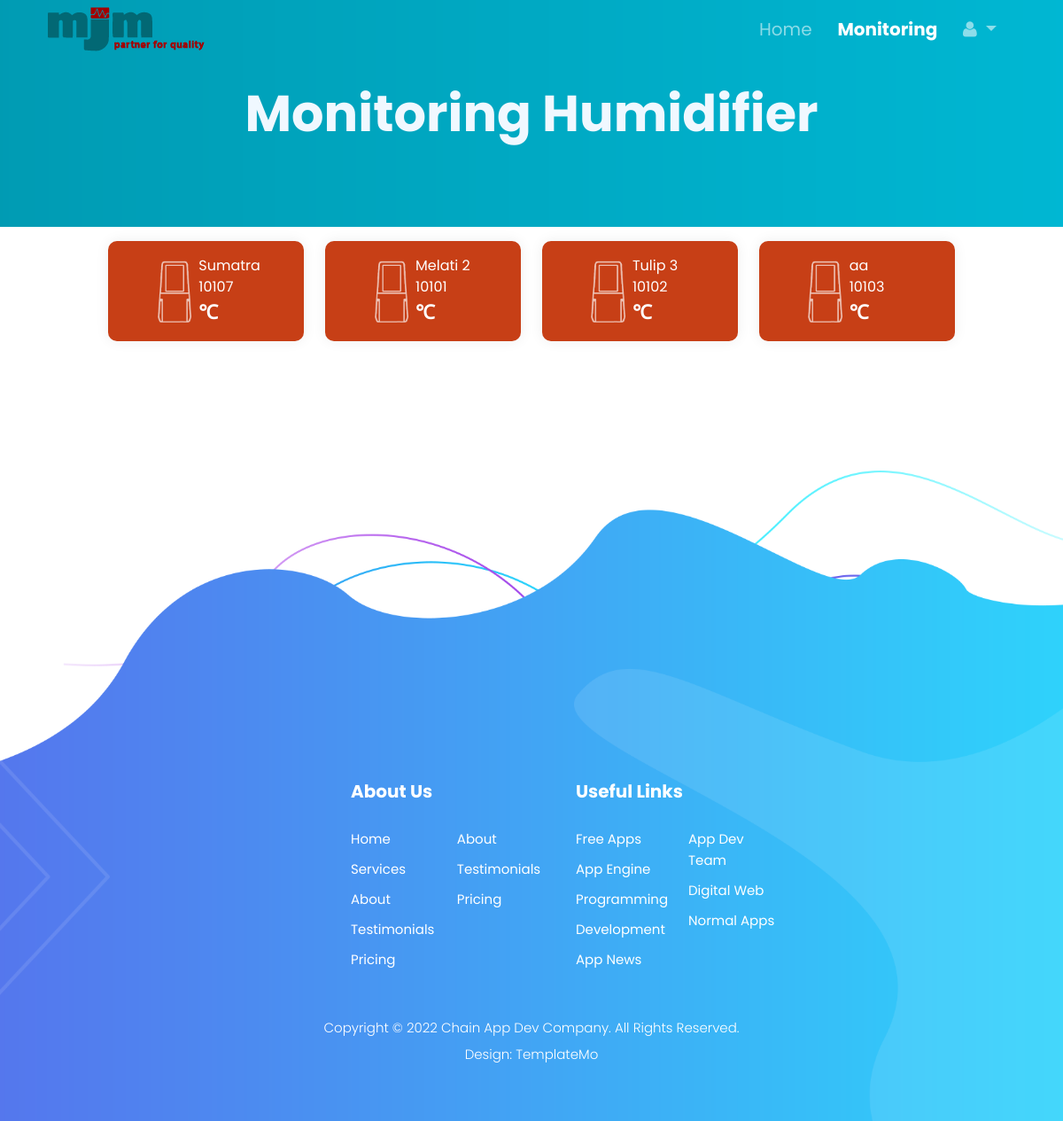
The app's page /monitoring/ (signed in), older data.
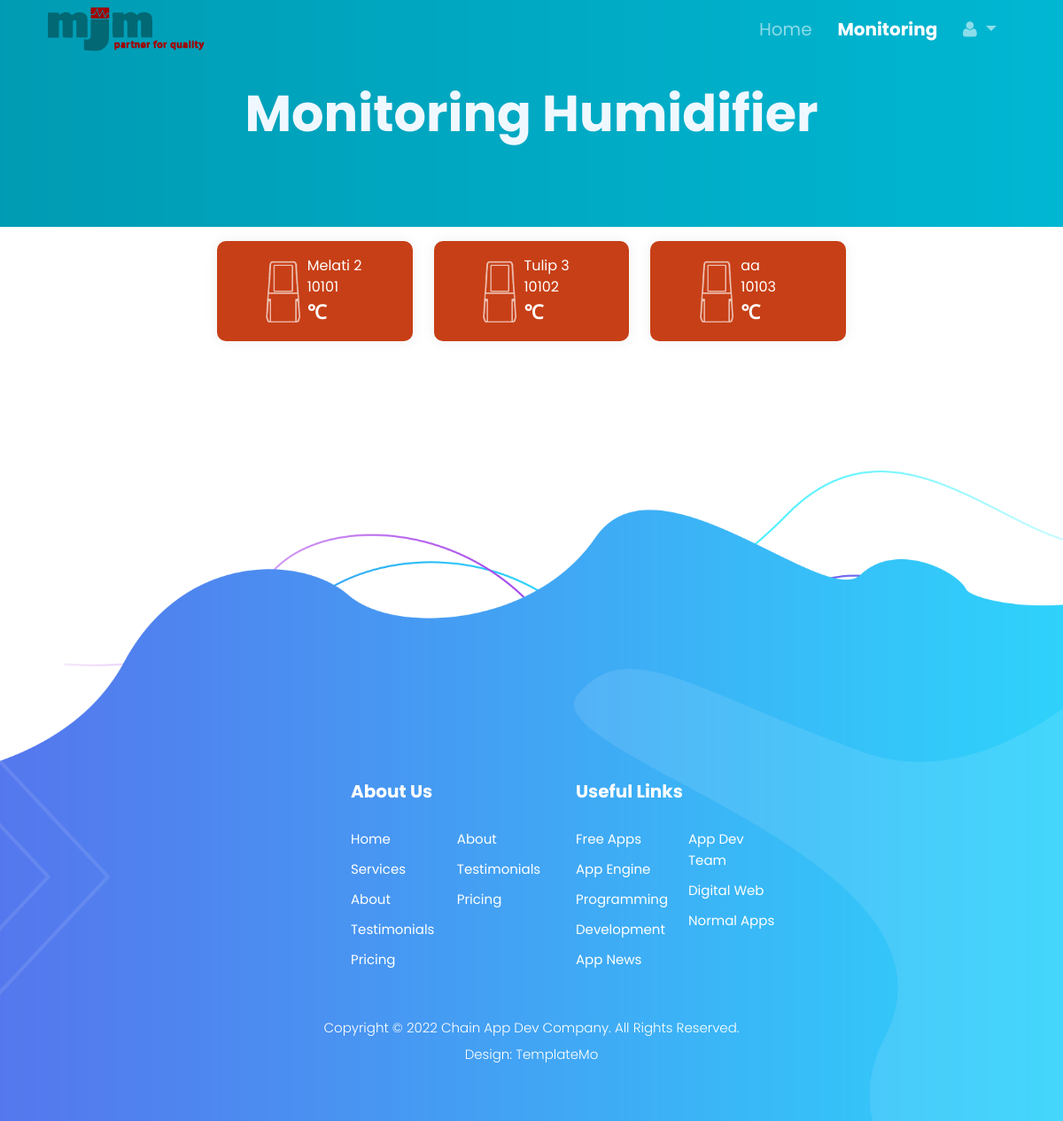
The same page, newer data.
### apps/models.py (models this page shows, shortened)
class ClientDevice(models.Model):
    deviceID = models.IntegerField(null=True, default=0)
    clientAccount = models.ForeignKey(ClientAccount, on_delete=models.CASCADE, null=True)
    status = models.BooleanField(default=False)
    deviceRoom = models.CharField(max_length=16, blank=True)
    date_joined = models.DateTimeField(auto_now_add=True)

### apps/views.py (the view, shortened to what this page needs)
# urls.py: path('monitoring/', Monitoring.as_view(context='monitoring-list')),
class Monitoring(View):
    context = ''
    def get(self, req, deviceID=None):
        if (req.user.is_authenticated):
            if (self.context=='monitoring-list'):
                device_list = req.user.clientdevice_set.all()
                form = AddDeviceForm()
                return render(req, 'monitoring.html', context={
                    'title': 'Monitoring',
                    'device_list' : device_list,
                    'form' : form
                })
        else:
            return redirect('/account/login/')

### apps/templates/monitoring.html (shortened to what this page needs)
{% extends 'base/base.html' %}
{% load static %}
{% block content %}
<body>
  <header class="header-area slideInDown" data-wow-duration="0.75s" data-wow-delay="0s">
    <div class="container">
      <div class="row">
        <nav id="navbarID" class="navbar navbar-expand-lg navbar-dark bg-transparent fixed-top">
          <div class="container">
            <a href="index.html" class="logo">
              <img src="{% static 'assets/logo.png' %}" alt="MJM logo">
            </a>
            <div class="collapse navbar-collapse justify-content-end" id="navbarNavDropdown">
              <ul class="navbar-nav">
                <li class="nav-item">
                  <a class="nav-link" href="/">Home</a>
                </li>
                <li class="nav-item">
                  <a class="nav-link active" href="">Monitoring</a>
                </li>
                <li class="nav-item dropdown">
                  <a class="nav-link dropdown-toggle" href="#" id="navbarDropdownMenuLink" role="button"
                    data-bs-toggle="dropdown" aria-expanded="false">
                    <i class="fa fa-user"></i>
                  </a>
                </li>
              </ul>
            </div>
          </div>
        </nav>
      </div>
    </div>
  </header>
  <div class="hero-image">
    <h1 style="font-weight: 700;">Monitoring Humidifier</h1>
  </div>
  <div class="row">
    <div class="col-lg-12 align-self-center">
      <div class="row" style="justify-content: center;">
        {% for i in device_list %}
        <div class="col-lg-2" style="width: 20%;margin: 1em 0 1em 0;">
          {% if i.status %}
          <div id="card-{{i.deviceID}}" class="text-white monitoring-card active" style="position: inherit;">
          {% else %}
          <div id="card-{{i.deviceID}}" class="text-white monitoring-card deactivate" style="position: inherit;">
          {% endif %}
                <div class="monitoring-card-icon">
                  <a href="/monitoring/{{i.deviceID}}/">
                    <img src="{% static 'assets/device-humidifier.png' %}" alt="Device" height="70">
                  </a>
                </div>
                <div class="monitoring-card-description">
                    <div class="monitoring-card-description room">
                      <a style="text-align: left;">
                        {{i.deviceRoom}}
                      </a>
                    </div>
                    <div class="monitoring-card-description device-id">
                      <a style="text-align: left;">
                        {{i.deviceID}}
                      </a>
                    </div>
                    <div class="monitoring-card-description temp">
                      <a> &#8451;</a>
                    </div>
                </div>
            </div>
          </div>
          {% endfor %}
        </div>
      </div>
    </div>
  <footer id="newsletter">
    <div class="container" style="margin: auto;">
      <div class="foot-container">
        <div class="col-lg-3">
          <div class="footer-widget">
            <h4>About Us</h4>
            <ul>
              <li><a href="#">Home</a></li>
              <li><a href="#">Services</a></li>
              <li><a href="#">About</a></li>
              <li><a href="#">Testimonials</a></li>
              <li><a href="#">Pricing</a></li>
            </ul>
            <ul>
              <li><a href="#">About</a></li>
              <li><a href="#">Testimonials</a></li>
              <li><a href="#">Pricing</a></li>
            </ul>
          </div>
        </div>
        <div class="col-lg-3">
          <div class="footer-widget">
            <h4>Useful Links</h4>
            <ul>
              <li><a href="#">Free Apps</a></li>
              <li><a href="#">App Engine</a></li>
              <li><a href="#">Programming</a></li>
              <li><a href="#">Development</a></li>
              <li><a href="#">App News</a></li>
            </ul>
            <ul>
              <li><a href="#">App Dev Team</a></li>
              <li><a href="#">Digital Web</a></li>
              <li><a href="#">Normal Apps</a></li>
            </ul>
          </div>
        </div>
      </div>
      <div class="col-lg-12">
        <div class="copyright-text">
          <p>Copyright © 2022 Chain App Dev Company. All Rights Reserved.
            <br>Design: <a href="https://templatemo.com/" target="_blank" title="css templates">TemplateMo</a>
          </p>
        </div>
      </div>
    </div>
  </footer>
</body>
</html>
{% endblock content %}

### apps/templates/base/base.html (shortened to what this page needs)
{% load static %}
<!DOCTYPE html>
<html>
<head>
  <link rel="stylesheet" href="https://use.fontawesome.com/releases/v5.8.1/css/all.css"
>
  <link href="{% static 'css/bootstrap.min.css' %}" rel="stylesheet">
  <link rel="stylesheet" href="{% static 'css/custom-template.css' %}">
  <link rel="stylesheet" href="{% static 'css/animated.css' %}">
  <link rel="stylesheet" href="{% static 'css/owl.css' %}">
  <link rel="stylesheet" href="{% static 'css/fontawesome.min.css' %}" />
  <link rel="stylesheet" href="{% static 'css/fontawesome.css' %}" />
  <link rel="stylesheet" href="{% static 'css/monitoring-device-detail.css' %}" />
</head>
{% block content %}
{% endblock %}
</html>

### static/css/custom-template.css (style rules this page uses)
html, body, div, span, applet, object, iframe, h1, h2, h3, h4, h5, h6, p, blockquote, div pre, a, abbr, acronym, address, big, cite, code, del, dfn, em, font, img, ins, kbd, q, s, samp, small, strike, strong, sub, sup, tt, var, b, u, i, center, dl, dt, dd, ol, ul, li, figure, header, nav, section, article, aside, footer, figcaption { font-family: 'Poppins'; margin: 0; padding: 0; border: 0; outline: 0; }
ul, li { padding: 0; margin: 0; list-style: none; }
header, nav, section, article, aside, footer, hgroup { display: block; }
* { box-sizing: border-box; }
html, body { font-family: 'Poppins', sans-serif; font-weight: 400; background-color: #fff; -ms-text-size-adjust: 100%; -webkit-font-smoothing: antialiased; -moz-osx-font-smoothing: grayscale; }
a { text-decoration: none !important; }
h1, h2, h3, h4, h5, h6 { margin-top: 0px; margin-bottom: 0px; }
ul { margin-bottom: 0px; }
p { font-size: 15px; line-height: 30px; font-weight: 300; color: #afafaf; }
img { width: 100%; overflow: hidden; }
html, body { background: #fff; font-family: 'Poppins', sans-serif; }
.header-area { background-color: transparent; position: absolute; left: 0px; right: 0px; z-index: 100; height: 100px; -webkit-transition: all .5s ease 0s; -moz-transition: all .5s ease 0s; -o-transition: all .5s ease 0s; transition: all .5s ease 0s; }
.monitoring-card { display: flex; box-shadow: 0px 0px 15px rgba(0,0,0,0.07); border-radius: 10px; padding: 1em; text-align: center; position: relative; z-index: 1; overflow: hidden; }
.monitoring-card.deactivate { background-color: rgb(199, 63, 22); }
.monitoring-card-icon { display: flex; justify-content: flex-end; align-items: center; padding-right: .5em; width: 50%; }
.monitoring-card-description { display: flex; flex-direction: column; padding-right: .5em; width: 60%; }
.monitoring-card-description.room { color: white; width: auto; }
.monitoring-card-description.device-id { color: white; width: auto; }
.monitoring-card-description.temp { display: flex; flex-direction: row; color: white; width: auto; font-size: 22px; text-align: left; font-weight: bold; }
footer { background-image: url(../assets/footer-bg.png); background-position: center top; background-repeat: no-repeat; background-size: cover; margin-top: 130px; padding-top: 300px; padding-bottom: 60px; }
footer .foot-container { margin-top: 50px; display: flex; justify-content: center; padding-left: 100px; }
.footer-widget h4 { font-size: 20px; color: #fff; font-weight: 700; margin-bottom: 30px; }
.footer-widget ul { display: inline; max-width: 40%; float: left; margin-right: 10%; }
.footer-widget ul li { margin-bottom: 10px; }
.footer-widget ul li:last-child { margin-bottom: 0px; }
.footer-widget ul li a { font-size: 15px; color: #fff; transition: all .3s;; }
footer .copyright-text p { text-align: center; margin-top: 50px; margin-bottom: 0px; color: #fff; }
footer p a { color: #fff; transition: all .5s; }

### static/css/monitoring-device-detail.css (style rules this page uses)
.hero-image h4, p { color: rgb(248, 248, 248); }

Row changes from the older to the newer data that the page shows:
removed ClientDevice: deviceRoom "Sumatra", deviceID "10107"
